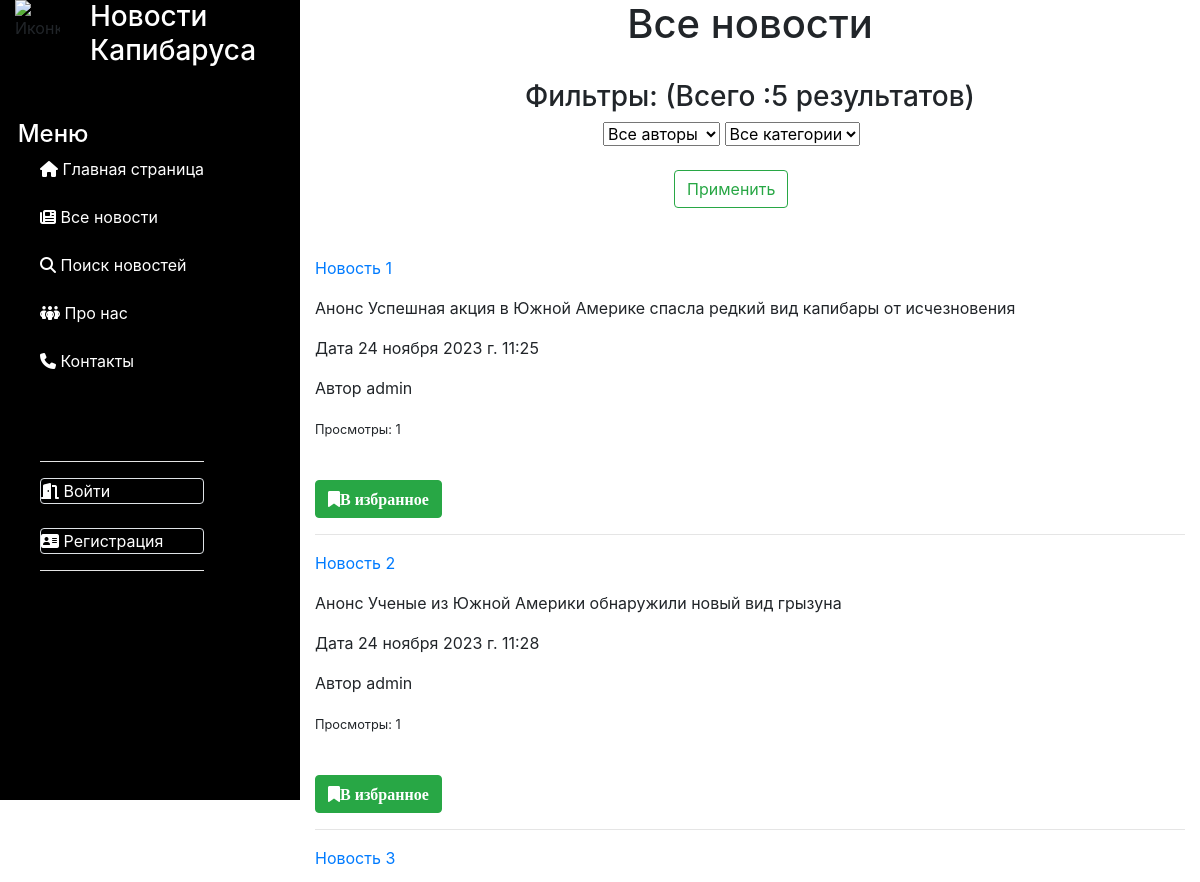
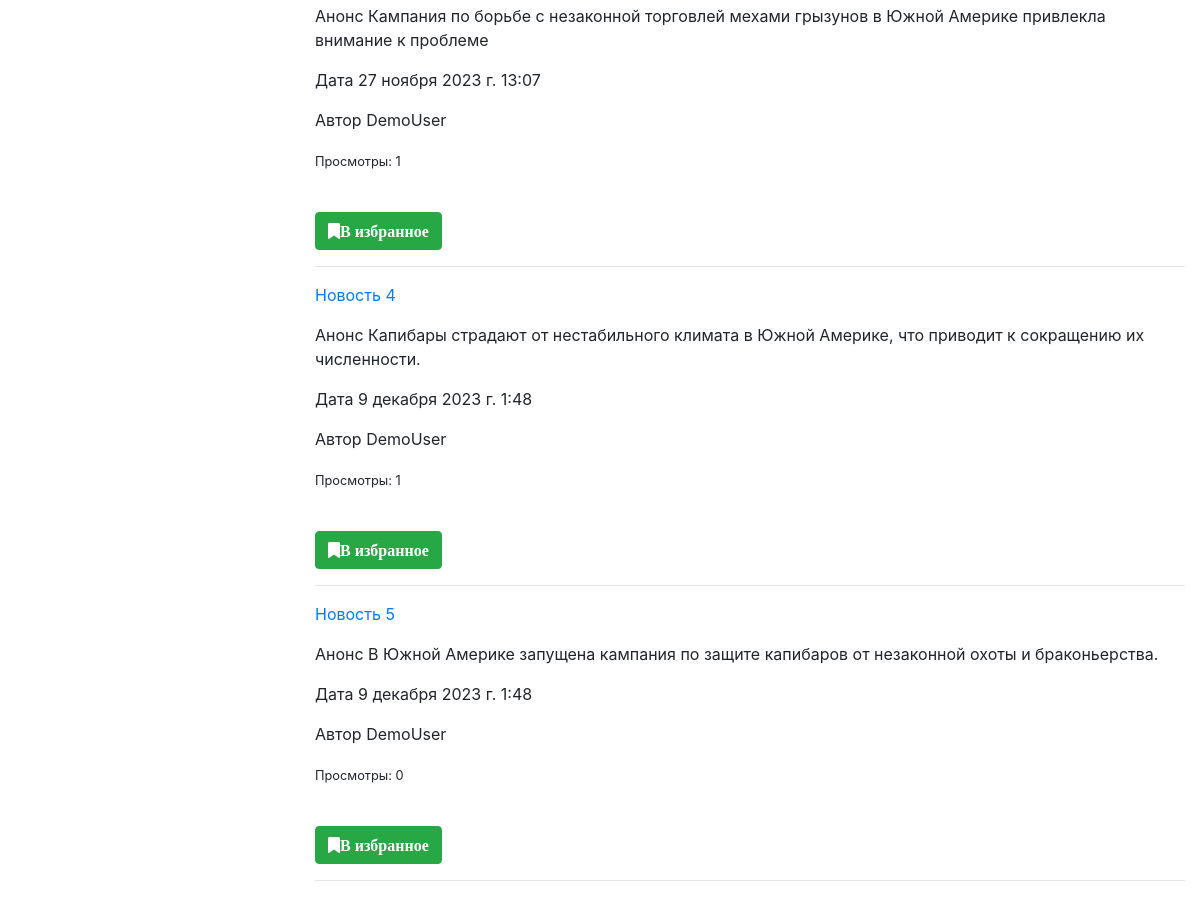
Page /news/ on the committed database (2 pictures, top to bottom).
### news/models.py (models this page shows, shortened)
class Article(models.Model):
    categories = (('E', 'Economics'),
                  ('S', 'Science'),
                  ('IT', 'IT'))
    author = models.ForeignKey(User, on_delete=models.SET_NULL, null=True)
    title = models.CharField('Название', max_length=50, default='')
    anouncement = models.TextField('Аннотация', max_length=250)
    text = models.TextField('Текст новости', validators=[MinLengthValidator(200)])
    date = models.DateTimeField('Дата публикации', auto_created=True, default=datetime.datetime.now())
    category = models.CharField(choices=categories, max_length=20, verbose_name='Категории')
    tags = models.ManyToManyField(to=Tag, blank=True)
    def __str__(self):
        return f'Новость: {self.title} от {self.date}'
    def get_absolute_url(self):
        return f'/news/{self.id}'
    def get_views(self):
        return self.views.count()
    class Meta:
        ordering = ['title', 'date']
        verbose_name = 'Новость'
        verbose_name_plural = 'Новости'

### news/views.py (the view)
# urls.py: path('', views.news_list, name='news_list'),
def news_list(request):
    categories = Article.categories  # создали перечень категорий
    author_list = User.objects.all()  # создали перечень авторов
    if request.method == "POST":
        selected_author = int(request.POST.get('author_filter'))
        selected_category = int(request.POST.get('category_filter'))
        request.session['selected_author'] = selected_author
        request.session['selected_category'] = selected_category
        if selected_author == 0:  # выбраны все авторы
            news = Article.objects.all().order_by('date')
        else:
            news = Article.objects.filter(author=selected_author)
        if selected_category != 0:  # фильтруем найденные по авторам результаты по категориям
            news = news.filter(category__icontains=categories[selected_category - 1][0])
    else:  # если страница открывется
        selected_author = request.session.get('selected_author')
        print(selected_author)
        if selected_author != None and selected_author != 0:  # если не пустое - находим нужные новости
            news = Article.objects.filter(author=selected_author)
        else:
            news = Article.objects.all().order_by('date')
        selected_category = request.session.get('selected_category')
        print(selected_category)
        if selected_category != None and selected_category != 0:  # если не пустое - находим нужные ноновсти
            news = news.filter(category__icontains=categories[selected_category - 1][0])
    print(news)
    total = len(news)
    p = Paginator(news, 5)
    page_number = request.GET.get('page')
    page_obj = p.get_page(page_number)
    context = {'news': page_obj, 'author_list': author_list, 'selected_author': selected_author,
               'categories': categories, 'selected_category': selected_category, 'total': total}
    return render(request, 'news/news_list.html', context)

### news/templates/news/news_list.html (shortened to what this page needs)
{% extends 'main/SideBar.html' %}
{% load static %}
{% block content %}
<h1 class="text-center">Все новости</h1>
<br>
<div class="text-center">
    <label><h3> Фильтры: (Всего :{{ news|length }} результатов) </h3>
        <form method="post">
            <div class="form-group col-11">
                <select class="form-select" name="author_filter">
                    <option value="0">Все авторы</option>
                </select>
                <select class="form-select" name="category_filter">
                    <option value="0">Все категории</option>
                </select>
                <br>
                <br>
                <input type="submit" class="btn btn-outline-success" value="Применить">
            </div>
        </form>
    </label>
</div>
<br>
{% for n in news %}
<div>
    <p><a href="{{n.get_absolute_url}}">{{ n.title }} </a></p>
    <p> Анонс {{ n.anouncement }}</p>
    <p> Дата {{ n.date }}</p>
    <p> Автор {{ n.author.username }}</p>
    <p><small>Просмотры: {{ n.get_views }}</small></p>
    <br>
    <a class="btn btn-success" href="{% url 'favorites' n.pk %}"><i class="fa fa-bookmark">В избранное</i></a>
    <br>
    <hr>
</div>
{% endfor %}
{% endblock content %}

### main/static/main/css/style.css (style rules this page uses)
body { height: 100vh; }

### rows in the picture
Article: title "Новость 1", anouncement "Успешная акция в Южной Америке спасла редкий вид капибары от исчезновения", date "24 ноября 2023 г. 11:25", author.username "admin", get_views "1"
Article: title "Новость 2", anouncement "Ученые из Южной Америки обнаружили новый вид грызуна", date "24 ноября 2023 г. 11:28", author.username "admin", get_views "1"
Article: title "Новость 3", anouncement "Кампания по борьбе с незаконной торговлей мехами грызунов в Южной Америке привлекла внимание к проблеме", date "27 ноября 2023 г. 13:07", author.username "DemoUser", get_views "1"
Article: title "Новость 4", anouncement "Капибары страдают от нестабильного климата в Южной Америке, что приводит к сокращению их численности.", date "9 декабря 2023 г. 1:48", author.username "DemoUser", get_views "1"
Article: title "Новость 5", anouncement "В Южной Америке запущена кампания по защите капибаров от незаконной охоты и браконьерства.", date "9 декабря 2023 г. 1:48", author.username "DemoUser", get_views "0"

### other values in the picture
{{ news|length }} "5"
